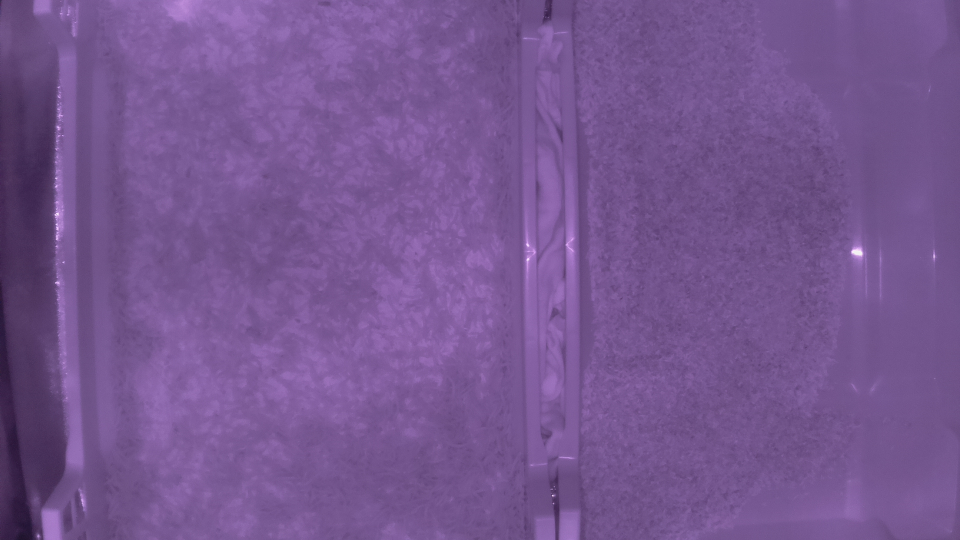
#> input picture photo/photo_test/test3_vers_image1.jpg, 1920 x 1080 px, found by its file name (shown at 1/2 size)
$ python drawrectangle.py
#> lines starting #> are read from the running program, lines starting #| are printed output that depends on the picture; after the words box and inside, x2 and y2 are one past the last pixel; in counts of white or black regions, pixels touching at a corner belong together
import cv2 as cv
import numpy as np
import imutils

image = cv.imread('/home/pi/Documents/TD/photo/photo_test/test3_vers_image1.jpg')
#> image is the input picture: shape (1080, 1920, 3); mean B, G, R 144.8, 86.4, 117.7
gray = cv.cvtColor(image, cv.COLOR_BGR2GRAY)
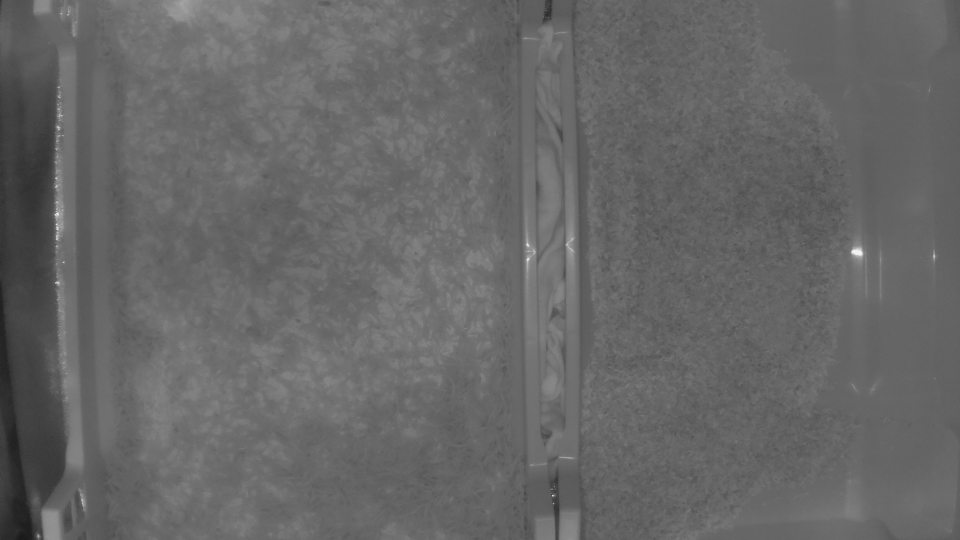
#> gray: shape (1080, 1920) (shown at 1/2 size); min 22, max 244, mean 102.4
canimg = cv.Canny(gray, 50, 200)
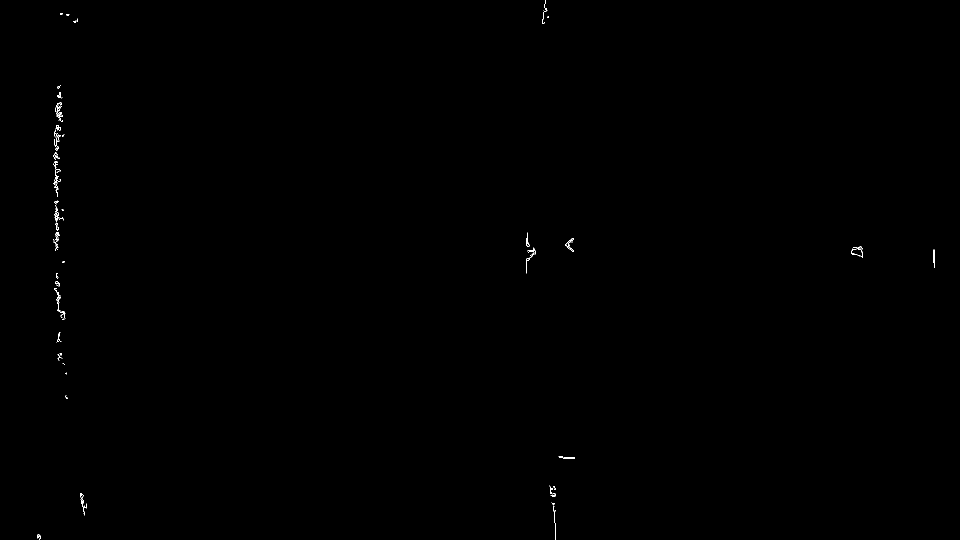
#> canimg: shape (1080, 1920) (shown at 1/2 size); 0.11% white in thin lines or dots

lines = cv.HoughLines(canimg, 1, np.pi/180, 120, np.array([]))
#> lines = [[-104, 3.12], [115, 0]]

for line in lines:
    rho, theta = line[0]
    a = np.cos(theta)
    b = np.sin(theta)

    x0 = a*rho
    y0 = b*rho

    x1 = int(x0+1000*(-b))
    y1 = int(y0 + 1000*(a))
    x2 = int(x0-1000*(-b))
    y2 = int(y0 - 1000*(1))

    cv.line(image, (x1, y1), (x2, y2), (0,0,255), 2)
    cv.line(image, (x1+950, y1),(x2+950, y2), (0,0,255), 2)
#> this loop made 2 passes
#> (rho, theta, a, b, x0, y0, x1, y1) on passes 1 to 2: (-104, 3.12, -1, 0.0175, 104, -1.82, 86, -1001), (115, 0, 1, 0, 115, 0, 115, 1000)
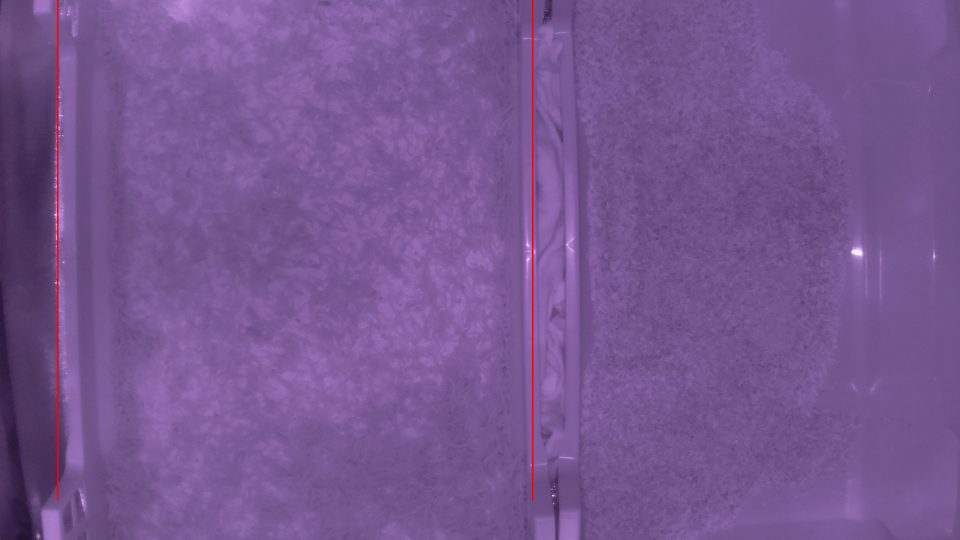
#> image: shape (1080, 1920, 3) (shown at 1/2 size); 0.29% of pixels changed, all inside (x1, y1, x2, y2) = (114, 0, 1067, 1002)

cv.imwrite('/home/pi/Documents/TD/photo/openCV/test1.jpg', image)

#cv.imshow('line detection', image)
#cv.imshow('cany detection', canimg)

img = cv.imread('/home/pi/Documents/TD/photo/openCV/test1.jpg')
imgray = cv.cvtColor(img,cv.COLOR_BGR2GRAY)

# Converting image to a binary image
# (black and white only image).
_,threshold = cv.threshold(imgray, 100, 255,
                            cv.THRESH_BINARY)
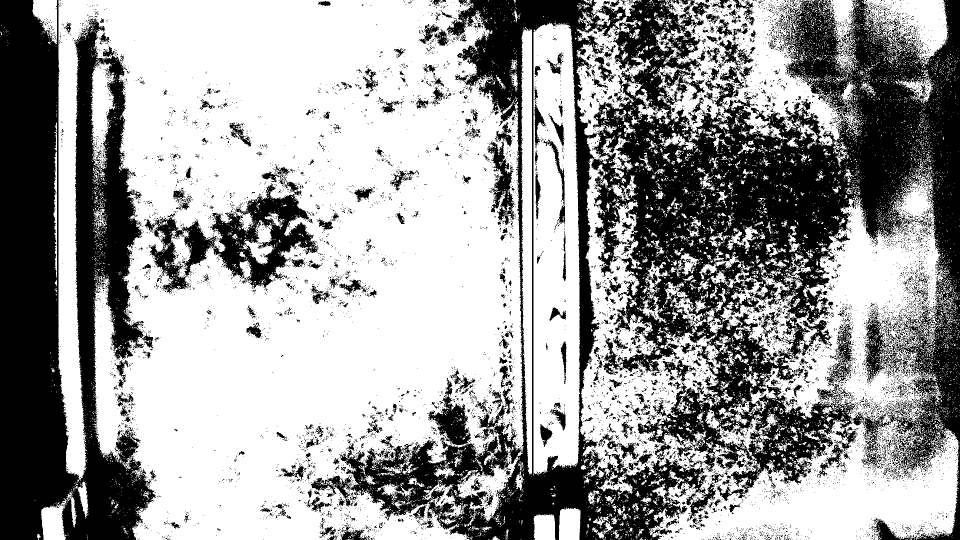
#> threshold: shape (1080, 1920) (shown at 1/2 size); 61.6% white; 9898 black regions (9329 under 20 px)

# Detecting shapes in image by selecting region
# with same colors or intensity.
contours,_=cv.findContours(threshold, cv.RETR_TREE,
                            cv.CHAIN_APPROX_SIMPLE)
#> contours = 25319 contours, 23993 with area under 20; largest, box (x1, y1, x2, y2) and area: (117, 0, 1048, 1080) 834508, (1160, 316, 1919, 1080) 278246, (1067, 45, 1160, 952) 75498, (1306, 0, 1723, 298) 59884, (423, 365, 636, 577) 22524

cv.imshow('test', threshold)
cv.waitKey(0)
cv.destroyAllWindows()

$ run again, with photo/photo_test/test2_vers_image4.jpg copied over photo/photo_test/test3_vers_image1.jpg
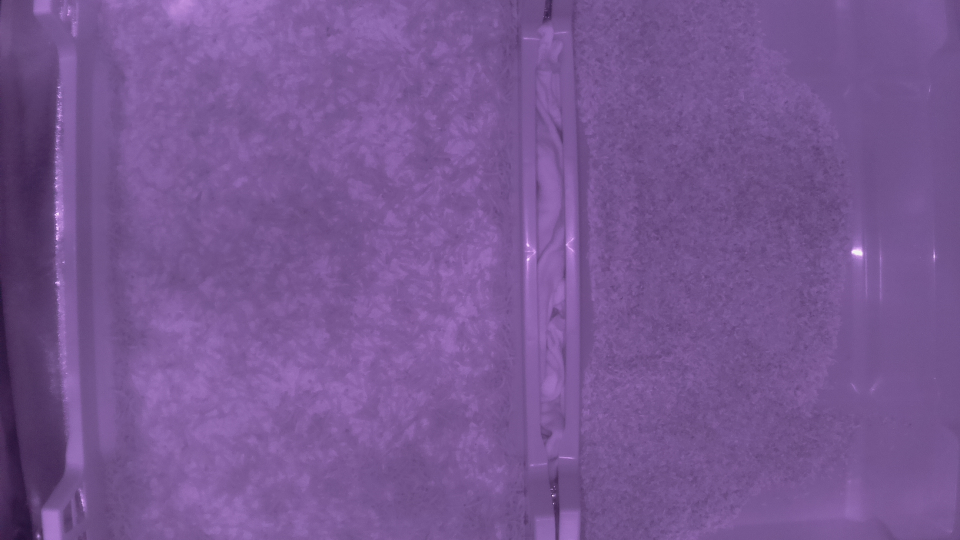
#> input picture photo/photo_test/test2_vers_image4.jpg, 1920 x 1080 px, found by its file name (shown at 1/2 size)
#> image is the input picture: shape (1080, 1920, 3); mean B, G, R 147.1, 87.2, 119.7
#> `canimg = cv.Canny(gray, 50, 200)`:
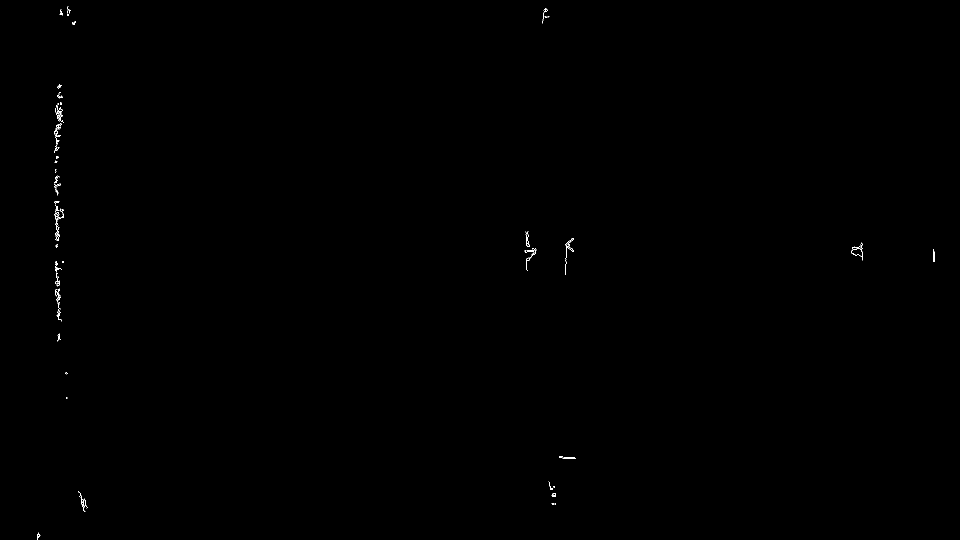
#> canimg: shape (1080, 1920) (shown at 1/2 size); 0.1% white in thin lines or dots
#> lines = [[121, 0.0175]]
#> the loop `for line in lines:` made 1 pass
#> (rho, theta, a, b, x0, y0, x1, y1) on pass 1: (121, 0.0175, 1, 0.0175, 121, 2.11, 103, 1001)
#> `_,threshold = cv.threshold(imgray, 100, 255, cv.THRESH_BINARY)`:
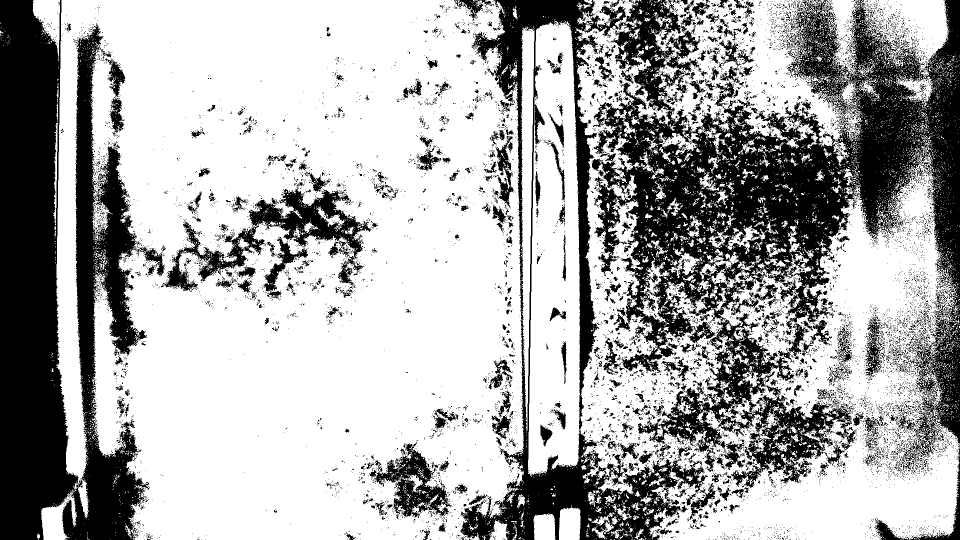
#> threshold: shape (1080, 1920) (shown at 1/2 size); 67.1% white; 10421 black regions (9799 under 20 px)
#> contours = 24362 contours, 23006 with area under 20; largest, box (x1, y1, x2, y2) and area: (112, 0, 1069, 1080) 912382, (1152, 48, 1920, 1080) 394190, (1306, 0, 1725, 333) 79927, (1056, 42, 1160, 954) 78577, (1275, 625, 1705, 977) 45646
